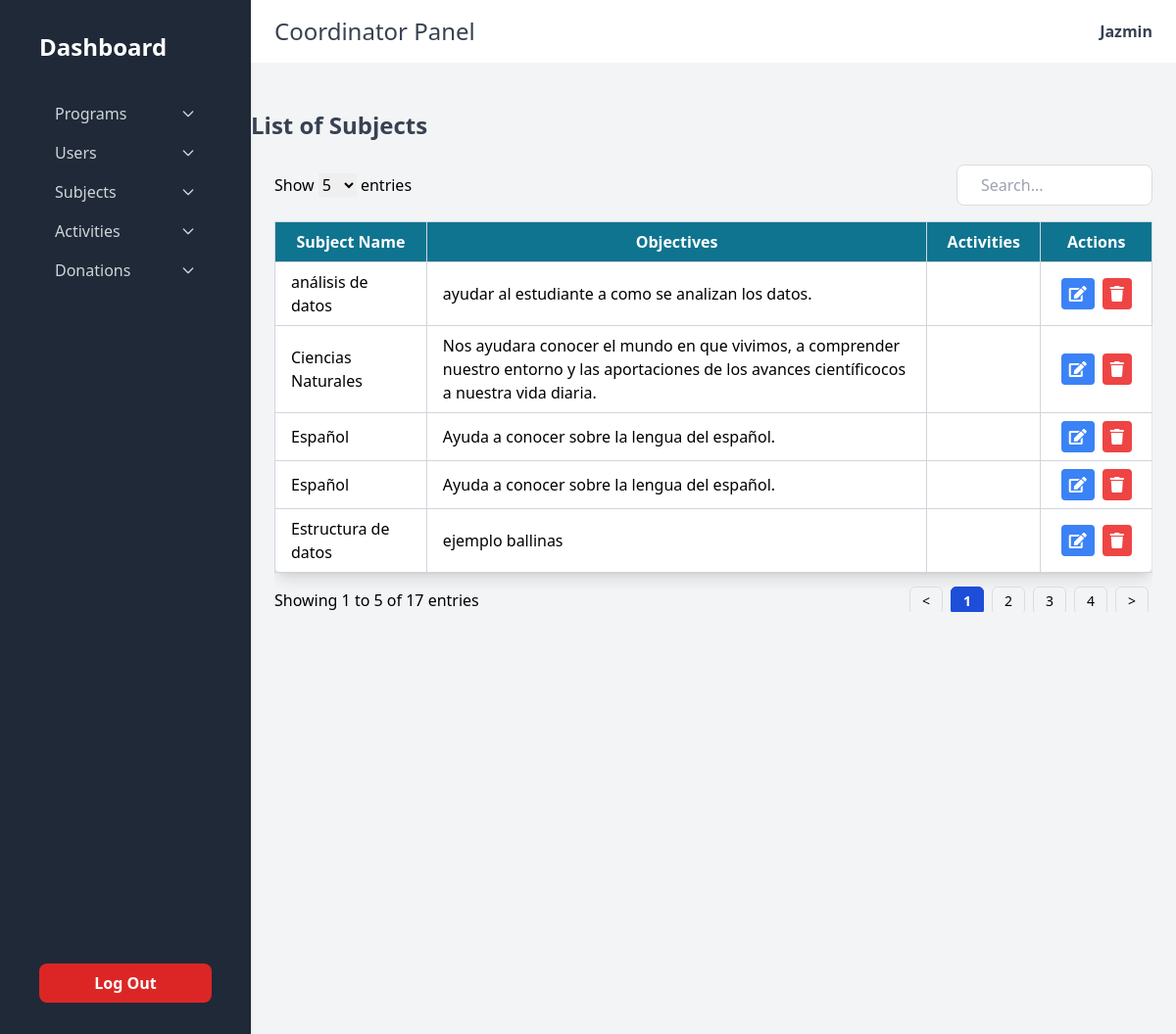
/Coordinador/dashboard.php?action=listarmateria (signed in), run on the app's committed database.
### tables this page shows
CREATE TABLE `materias` (
  `id` int(11) NOT NULL,
  `nombre_materia` varchar(100) DEFAULT NULL,
  `objetivos` text DEFAULT NULL,
  `actividades` text DEFAULT NULL,
  `unidad` varchar(50) DEFAULT NULL
);

### Conexion/contacto.php (called while the page is built, shortened)
<?php
    include ('conexion.php');
    class Contacto extends Conexion
    {
        public function listar_materias()
        {
            $this->sentencia = "SELECT * FROM materias";
            $result = $this->ejecutar_sentencia();
            return $result;
        }
    public function __construct() {
        $this->conexion = new mysqli('localhost', 'root', '', 'unityclass');
    }
}
?>

### Conexion/conexion.php (called while the page is built, shortened)
<?php
class Conexion {
    private $host = 'localhost';
    private $usuario = 'root';
    private $password = '';
    private $base = 'unityclass';
    public $sentencia;
    public $conexion;
    public function abrir_conexion() {
        $this->conexion = new mysqli($this->host, $this->usuario, $this->password, $this->base);
    }
    public function ejecutar_sentencia() {
        $bandera = $this->conexion->query($this->sentencia);
        return $bandera;
    }
}
?>

### Coordinador/listar_materias.php (the view, shortened to what this page needs)
<?php
require_once '../Conexion/contacto.php';
$obj = new Contacto();
$result = $obj->listar_materias();
if ($result === false) {
    echo '<p class="text-center text-red-500">Error en la consulta a la base de datos.</p>';
} elseif ($result->num_rows === 0) {
    echo '<p class="text-center text-red-500">No se encontraron materias.</p>';
} else {
?>
<div class="w-full h-full flex flex-col">
    <br>
    <br>
    <h1 class="text-2xl font-bold text-gray-700">List of Subjects</h1>
    <div class="flex-grow bg-gray-100 p-6">
        <div class="overflow-x-auto">
            <table id="subjectTable" class="min-w-full bg-white border border-gray-300 rounded-lg shadow-lg font-Jost">
                <thead class="bg-gray-200">
                    <tr>
                        <th class="px-4 py-2 border border-gray-300 text-white bg-cyan-700">Subject Name</th>
                        <th class="px-4 py-2 border border-gray-300 text-white bg-cyan-700">Objectives</th>
                        <th class="px-4 py-2 border border-gray-300 text-white bg-cyan-700">Activities</th>
                        <th class="px-4 py-2 border border-gray-300 text-center text-white bg-cyan-700">Actions</th>
                    </tr>
                </thead>
                <tbody class="divide-y divide-gray-200">
                    <?php while ($row = $result->fetch_assoc()) { ?>
                        <tr class="border border-gray-300 hover:bg-gray-100">
                            <td class="px-4 py-2 border border-gray-300"><?php echo htmlspecialchars($row['nombre_materia']); ?></td>
                            <td class="px-4 py-2 border border-gray-300"><?php echo htmlspecialchars($row['objetivos']); ?></td>
                            <td class="px-4 py-2 border border-gray-300"><?php  ?></td>
                            <td class="px-4 py-2 border-b border-gray-300 text-center">
                                <div class="flex justify-center space-x-2">
                                    <button onclick="openSubjectModal(<?php echo $row['id']; ?>, '<?php echo htmlspecialchars($row['nombre_materia'], ENT_QUOTES); ?>', '<?php echo htmlspecialchars($row['objetivos'], ENT_QUOTES); ?>')" class="bg-blue-500 text-white px-2 py-1 rounded hover:bg-blue-600"><i class="fas fa-edit"></i></button>
                                    <button onclick="deleteSubject(<?php echo $row['id']; ?>)" class="bg-red-500 text-white px-2 py-1 rounded"><i class="fas fa-trash"></i></button>
                                </div>
                            </td>
                        </tr>
                    <?php } ?>
                </tbody>
            </table>
        </div>
    </div>
</div>
<?php } ?>

### data on the page
materias: nombre_materia "análisis de datos", objetivos "ayudar al estudiante a como se analizan los datos."
materias: nombre_materia "Estructura de datos", objetivos "ejemplo ballinas"
materias: nombre_materia "Español", objetivos "Ayuda a conocer sobre la lengua del español."
materias: nombre_materia "Español", objetivos "Ayuda a conocer sobre la lengua del español."
materias: nombre_materia "Ciencias Naturales", objetivos "Nos ayudara conocer el mundo en que vivimos, a comprender nuestro entorno y las aportaciones de los avances científicocos a nuestra vida diaria."

### other printed values
$_SESSION['nombre'] "Jazmin"
